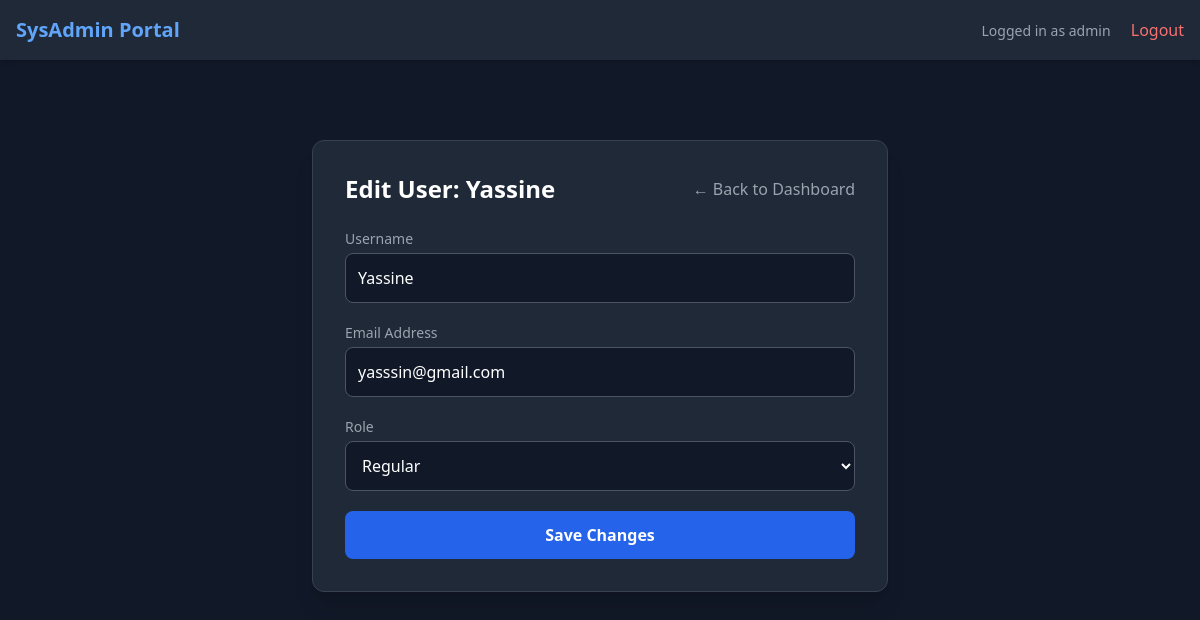
The page /admin/user/2/edit (signed in) on the database its author committed.
### app.py (models this page shows)
class User(UserMixin, db.Model):
    id = db.Column(db.Integer, primary_key=True)
    username = db.Column(db.String(80), unique=True, nullable=False)
    email = db.Column(db.String(120), unique=True, nullable=False)
    password_hash = db.Column(db.String(256))
    role = db.Column(db.String(20), default='regular')
    is_active = db.Column(db.Boolean, default=True)

### app.py (the view, shortened to what this page needs)
@app.route('/admin/user/<int:id>/edit', methods=['GET', 'POST'])
@login_required
def admin_edit_user(id):
    if current_user.role != 'admin': abort(403)
    user = User.query.get_or_404(id)
    return render_template('admin_edit_user.html', user=user)

### app.py (called while the page is built)
@login_manager.user_loader
def load_user(user_id):
    return User.query.get(int(user_id))

### templates/admin_edit_user.html (shortened to what this page needs)
{% extends 'index.html' %}
{% block content %}
<div class="max-w-xl mx-auto bg-gray-800 p-8 rounded-xl border border-gray-700 shadow-xl mt-10">
    <div class="flex justify-between items-center mb-6">
        <h2 class="text-2xl font-bold text-white">Edit User: {{ user.username }}</h2>
        <a href="{{ url_for('admin_dashboard') }}" class="text-gray-400 hover:text-white">← Back to Dashboard</a>
    </div>
    <form method="POST" class="space-y-5">
        <div>
            <label class="block text-sm font-medium text-gray-400 mb-1">Username</label>
            <input type="text" name="username" value="{{ user.username }}" required class="w-full p-3 bg-gray-900 rounded-lg border border-gray-600 focus:border-blue-500 text-white">
        </div>
        <div>
            <label class="block text-sm font-medium text-gray-400 mb-1">Email Address</label>
            <input type="email" name="email" value="{{ user.email }}" required class="w-full p-3 bg-gray-900 rounded-lg border border-gray-600 focus:border-blue-500 text-white">
        </div>
        <div>
            <label class="block text-sm font-medium text-gray-400 mb-1">Role</label>
            <select name="role" class="w-full p-3 bg-gray-900 rounded-lg border border-gray-600 focus:border-blue-500 text-white">
                <option value="regular" {% if user.role == 'regular' %}selected{% endif %}>Regular</option>
            </select>
        </div>
        <button type="submit" class="w-full bg-blue-600 text-white p-3 rounded-lg font-semibold hover:bg-blue-500 transition-colors mt-4">
            Save Changes
        </button>
    </form>
</div>
{% endblock %}

### templates/index.html (shortened to what this page needs)
<!DOCTYPE html>
<html class="h-full bg-gray-900 text-white">
<head>
    <script src="https://cdn.tailwindcss.com"></script>
</head>
<body class="h-full flex flex-col">
    <nav class="bg-gray-800 p-4 shadow-md flex justify-between items-center">
        <h1 class="text-xl font-bold text-blue-400">SysAdmin Portal</h1>
        <div>
            {% if current_user.is_authenticated %}
                <span class="mr-4 text-sm text-gray-400">Logged in as {{ current_user.username }}</span>
                <a href="{{ url_for('logout') }}" class="text-red-400 hover:text-red-300">Logout</a>
            {% else %}
                <a href="{{ url_for('login') }}" class="mr-4 text-blue-400">Login</a>
                <a href="{{ url_for('register') }}" class="text-blue-400">Register</a>
            {% endif %}
        </div>
    </nav>
    <main class="flex-grow p-10">
        {% block content %}{% endblock %}
    </main>
</body>
</html>

### rows shown on the page
User: username "admin"
User: username "Yassine", email "yasssin@gmail.com", role "Regular"
